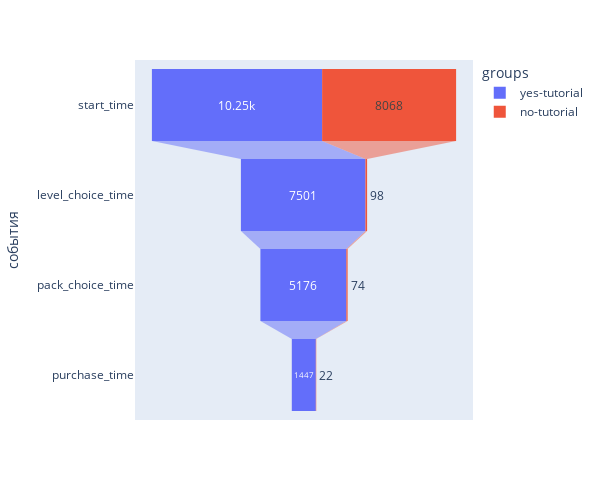

The cell this chart's notebook holds for it:
### Code cell
fig = px.funnel(vizual_df, 
                y='события', 
                x='число пользователей', 
                color='groups', 
                orientation='h', 
                height=500, #высота
                width=600 #ширина
                )
# fig.write_html(r"E:\репозитории\for_Python/funnel_3d.html")
fig.show()

### Figure 1 — Plotly figure (JSON) as saved in the notebook; plotly's stock layout.template omitted (floating-point values rounded to 4 significant figures)
{"data": [{"hovertemplate": "groups=yes-tutorial<br>число пользователей=%{x}<br>события=%{y}<extra></extra>", "legendgroup": "yes-tutorial", "marker": {"color": "#636efa"}, "name": "yes-tutorial", "orientation": "h", "showlegend": true, "type": "funnel", "x": [10250, 7501, 5176, 1447], "xaxis": "x", "y": ["start_time", "level_choice_time", "pack_choice_time", "purchase_time"], "yaxis": "y"}, {"hovertemplate": "groups=no-tutorial<br>число пользователей=%{x}<br>события=%{y}<extra></extra>", "legendgroup": "no-tutorial", "marker": {"color": "#EF553B"}, "name": "no-tutorial", "orientation": "h", "showlegend": true, "type": "funnel", "x": [8068, 98, 74, 22], "xaxis": "x", "y": ["start_time", "level_choice_time", "pack_choice_time", "purchase_time"], "yaxis": "y"}], "layout": {"height": 500, "legend": {"title": {"text": "groups"}, "tracegroupgap": 0}, "margin": {"t": 60}, "width": 600, "xaxis": {"anchor": "y", "domain": [0, 1], "title": {"text": "число пользователей"}}, "yaxis": {"anchor": "x", "domain": [0, 1], "title": {"text": "события"}}}}
